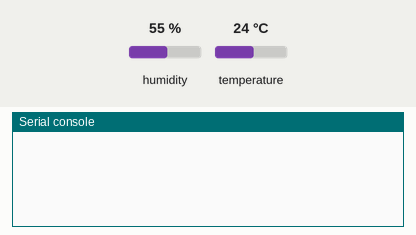
A program run on a simulated pyboard running MicroPython. On the bench: the last lines printed to the serial console. The test bench sets the inputs (shaded band); at power-on: humidity 55 %, temperature 24 °C.

Above: at 1.2 s.
1.3 s: humidity set to 22 %
At 2.7 s:
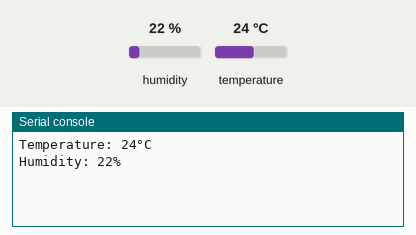
4.3 s: temperature set to 12 °C
At 7.0 s:
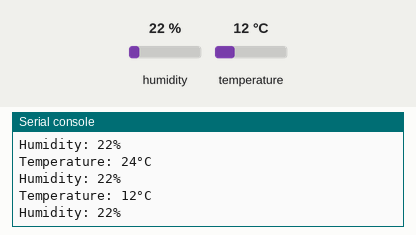
7.3 s: humidity set to 40 %
At 8.5 s:
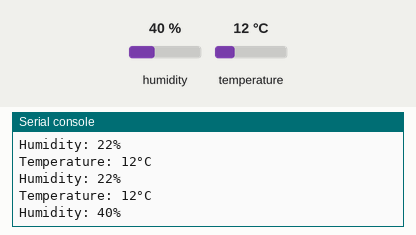

Measured:
- after the input at 1.3 s, the serial console: prints a new line after 0.72 s (image 1)
- after the input at 4.3 s, the serial console: prints a new line after 1.8 s (image 2)
- after the input at 7.3 s, the serial console: prints a new line after 0.79 s (image 3)

The program:

run_dht.py
```python
import uasyncio as asyncio # type: ignore
from machine import Pin # type: ignore
import dht

# Initialize the DHT11 sensor on GPIO 5
sensor = dht.DHT11(Pin(5))

async def read_sensor():
    while True:
        try:
            # Non-blocking sleep allows other tasks to run
            await asyncio.sleep(2)

            sensor.measure()
            temp = sensor.temperature()
            hum = sensor.humidity()

            print("Temperature: {}°C".format(temp))
            print("Humidity: {}%".format(hum))

        except OSError as e:
            print("Failed to read sensor!")

async def main():
    # Start the sensor task
    asyncio.create_task(read_sensor())

    # Keep the main loop alive or run other tasks here
    while True:
        await asyncio.sleep(1)

# Start the async loop
asyncio.run(main())
```
